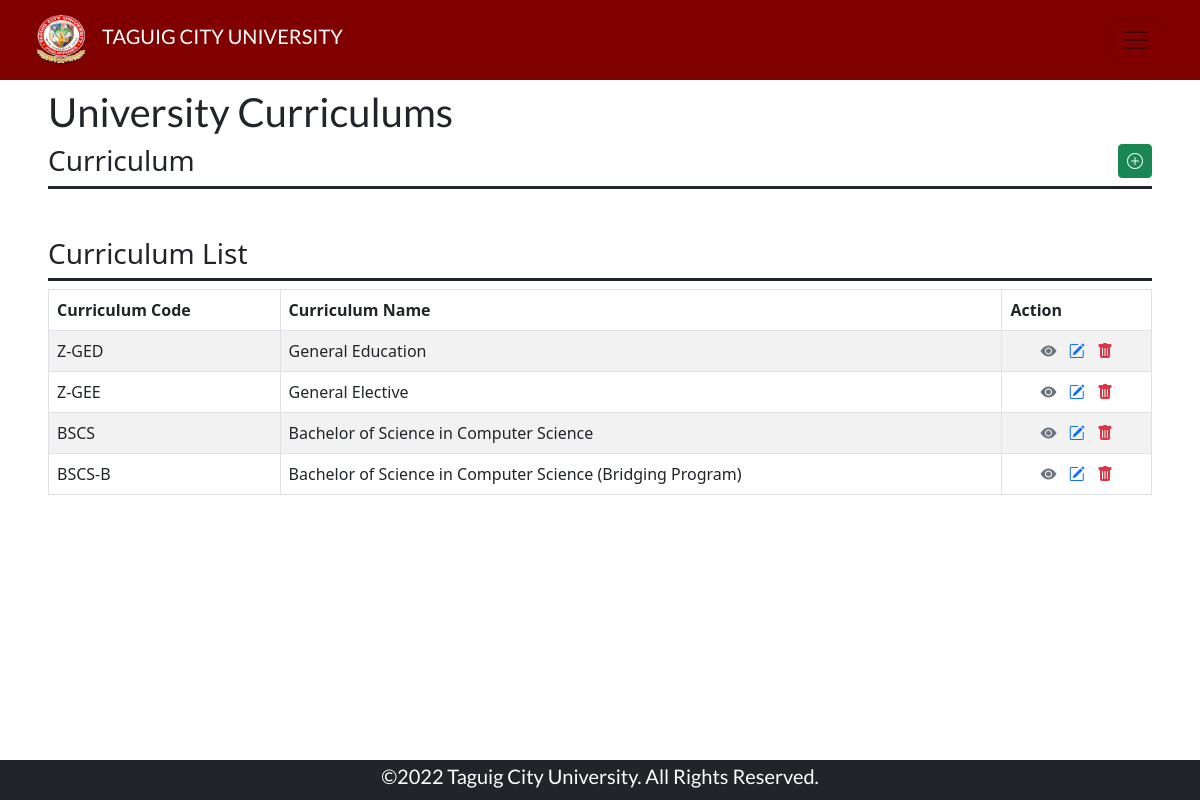
/adminCurriculum.php, run on the app's committed database.
### tables this page shows
CREATE TABLE `curriculums` (
  `id` int(11) NOT NULL,
  `code` varchar(10) NOT NULL,
  `subCode` varchar(3) NOT NULL,
  `name` text NOT NULL
);

### adminCurriculum.php (the view, shortened to what this page needs)
<!doctype html>
<html>
    <head>
        <link rel="stylesheet" href="assets/css/style.css">
        <link rel="stylesheet" href="lib/css/bootstrap.min.css">
        <link rel="stylesheet" href="https://cdn.jsdelivr.net/npm/bootstrap-icons@1.9.1/font/bootstrap-icons.css">
    </head>
    <body>
        <nav class="navbar navbar-expand-lg navbar-light bg-maroon sticky-top px-4">
            <div class="container-fluid">
                <div class="d-flex flex-row align-items-center">
                    <a class="navbar-brand" href="adminDash.php"><img class="logo" src="assets/img/school-logo.png" alt=""></a>
                    <h1 class="fs-5 text-uppercase">Taguig City University</h1>
                </div>
                <button class="navbar-toggler d-inline" type="button" data-bs-toggle="offcanvas" data-bs-target="#offcanvasNavbar" aria-controls="offcanvasNavbar">
                    <span class="navbar-toggler-icon text-white"></span>
                </button>
            </div>
        </nav>
            <div class="d-flex flex-column overflow-scroll py-2 px-5 gap" style="height: 85vh;">
                <div class="d-flex flex-column justify-content-center align-items-start">
                    <h1 class="fs-1 text-dark"> University Curriculums </h1>
                </div>
                <div class="d-flex flex-column justify-content-between
                            align-items-start gap-2">
                    <div class="w-100 d-flex flex-row justify-content-start align-items-start pb-0 border-bottom border-3 border-dark">
                        <h2 class="fs-3 text-dark"> Curriculum </h2>
                        <a class="btn btn-success py-1 px-2 ms-auto" data-bs-toggle="collapse" href="#collapseExample" role="button" aria-expanded="false" aria-controls="collapseExample">
                            <i class="bi bi-plus-circle"></i>
                        </a>
                    </div>
                </div>
                <div class="d-flex flex-column justify-content-between
                            align-items-start gap-2 mt-5">
                    <div class="w-100 d-flex flex-row justify-content-start align-items-start pb-0 border-bottom border-3 border-dark">
                        <h2 class="fs-3 text-dark"> Curriculum List </h2>
                    </div>
                    <?php
                        include('functions/php/config.php');
                        $query = "SELECT * FROM curriculums";
                        $result = $con->query($query);
                        if(mysqli_num_rows($result) > 0): ?>
                            <table id="" class="table table-striped table-bordered">
                                        <thead>
                                            <tr>
                                                <th>Curriculum Code</th>
                                                <th>Curriculum Name</th>
                                                <th>Action</th>
                                            </tr>
                                        </thead>
                                        <tbody>
                    <?php while ($row = $result -> fetch_assoc()): ?>
                        <tr>
                            <td class=""><?php echo $row['code']; ?></td>
                            <td class=""><?php echo $row['name']; ?></td>
                            <td class="mx-auto text-center">
                                <a href="#" class="mx-1 clear text-muted view" data-id="<?php echo $row['id']; ?>"
                                    data-bs-toggle="modal" data-bs-target="#view-curr" id="<?php echo $row['id']; ?>">
                                    <i class="bi bi-eye-fill"></i>
                                </a>
                                <a href="#" class="mx-1 clear text-primary edit" data-id="<?php echo $row['id']; ?>"
                                    data-bs-toggle="modal" data-bs-target="#edit-curr" id="<?php echo $row['id']; ?>">
                                    <i class="bi bi-pencil-square"></i>
                                </a>
                                <a href="#" class="mx-1 clear text-danger delete" data-id="<?php echo $row['id']; ?>"
                                    data-bs-toggle="modal" data-bs-target="#del-curr" id="<?php echo $row['id']; ?>">
                                    <i class="bi bi-trash-fill"></i>
                                </a>
                            </td>
                        </tr>
                    <?php endwhile ?>
                                        </tbody>
                        </table>
                    <?php else:?>
                        <div class="w-100 card card-body d-flex flex-column border border-dark bg-danger">
                            <h2 class="fs-3 text-white text-center"> No curriculums yet </h2>
                        </div>
                    <?php endif ?>
                </div>
            </div>
            <div class="footer d-flex justify-content-center align-items-center sticky-bottom bg-dark">
                <h1 class="text-white fs-5"> ©2022 Taguig City University. All Rights Reserved.</h1>
            </div>
    </body>
</html>

### assets/css/style.css (style rules this page uses)
body { overflow: auto; scrollbar-width: none; }
.logo { height: 50px; width: 50px; }
.footer { height: 5vh; width: 100vw; }
.bg-maroon { background-color: #800000; }
.navbar { min-height: 10vh; max-height: auto; width: 100vw; }
h1 { font-family:'Lato', sans-serif; color: white; user-select: none; }
.clear { text-decoration: none; }

### data on the page
curriculums: code "Z-GED", name "General Education"
curriculums: code "Z-GEE", name "General Elective"
curriculums: code "BSCS", name "Bachelor of Science in Computer Science"
curriculums: code "BSCS-B", name "Bachelor of Science in Computer Science (Bridging Program)"
